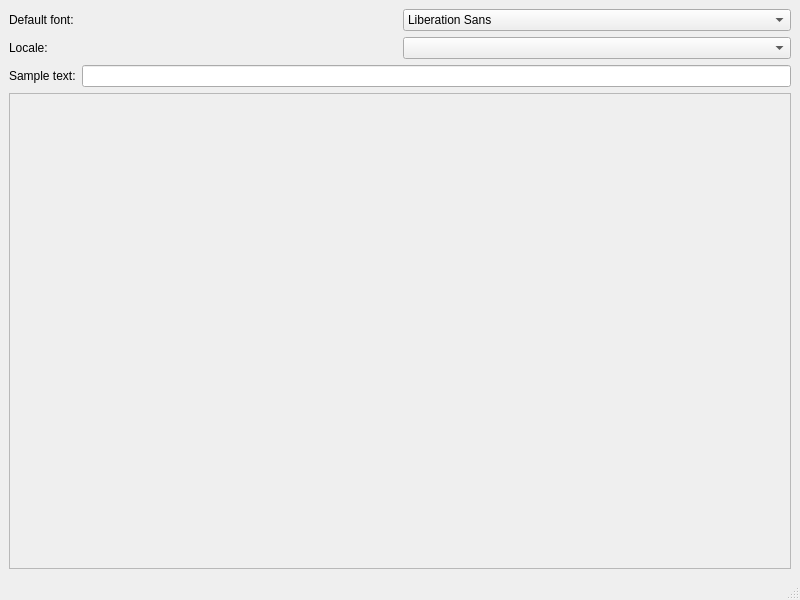
<?xml version="1.0" encoding="UTF-8"?>
<ui version="4.0">
 <class>MainWindow</class>
 <widget class="QMainWindow" name="MainWindow">
  <property name="geometry">
   <rect>
    <x>0</x>
    <y>0</y>
    <width>800</width>
    <height>600</height>
   </rect>
  </property>
  <property name="windowTitle">
   <string>MainWindow</string>
  </property>
  <widget class="QWidget" name="centralwidget">
   <layout class="QVBoxLayout" name="verticalLayout">
    <item>
     <layout class="QHBoxLayout" name="horizontalLayout">
      <item>
       <widget class="QLabel" name="label">
        <property name="text">
         <string>Default font:</string>
        </property>
       </widget>
      </item>
      <item>
       <widget class="QFontComboBox" name="fcbDefaultFont">
        <property name="editable">
         <bool>false</bool>
        </property>
       </widget>
      </item>
     </layout>
    </item>
    <item>
     <layout class="QHBoxLayout" name="horizontalLayout_2">
      <item>
       <widget class="QLabel" name="label_2">
        <property name="text">
         <string>Locale:</string>
        </property>
       </widget>
      </item>
      <item>
       <widget class="QComboBox" name="cbLocale"/>
      </item>
     </layout>
    </item>
    <item>
     <layout class="QHBoxLayout" name="horizontalLayout_3">
      <item>
       <widget class="QLabel" name="label_3">
        <property name="text">
         <string>Sample text:</string>
        </property>
       </widget>
      </item>
      <item>
       <widget class="QLineEdit" name="leSample"/>
      </item>
     </layout>
    </item>
    <item>
     <widget class="QScrollArea" name="scrollArea">
      <property name="widgetResizable">
       <bool>true</bool>
      </property>
      <widget class="QWidget" name="scrollAreaWidgetContents">
       <property name="geometry">
        <rect>
         <x>0</x>
         <y>0</y>
         <width>780</width>
         <height>447</height>
        </rect>
       </property>
      </widget>
     </widget>
    </item>
   </layout>
  </widget>
  <widget class="QMenuBar" name="menubar">
   <property name="geometry">
    <rect>
     <x>0</x>
     <y>0</y>
     <width>800</width>
     <height>22</height>
    </rect>
   </property>
  </widget>
  <widget class="QStatusBar" name="statusbar"/>
 </widget>
 <resources/>
 <connections/>
</ui>
